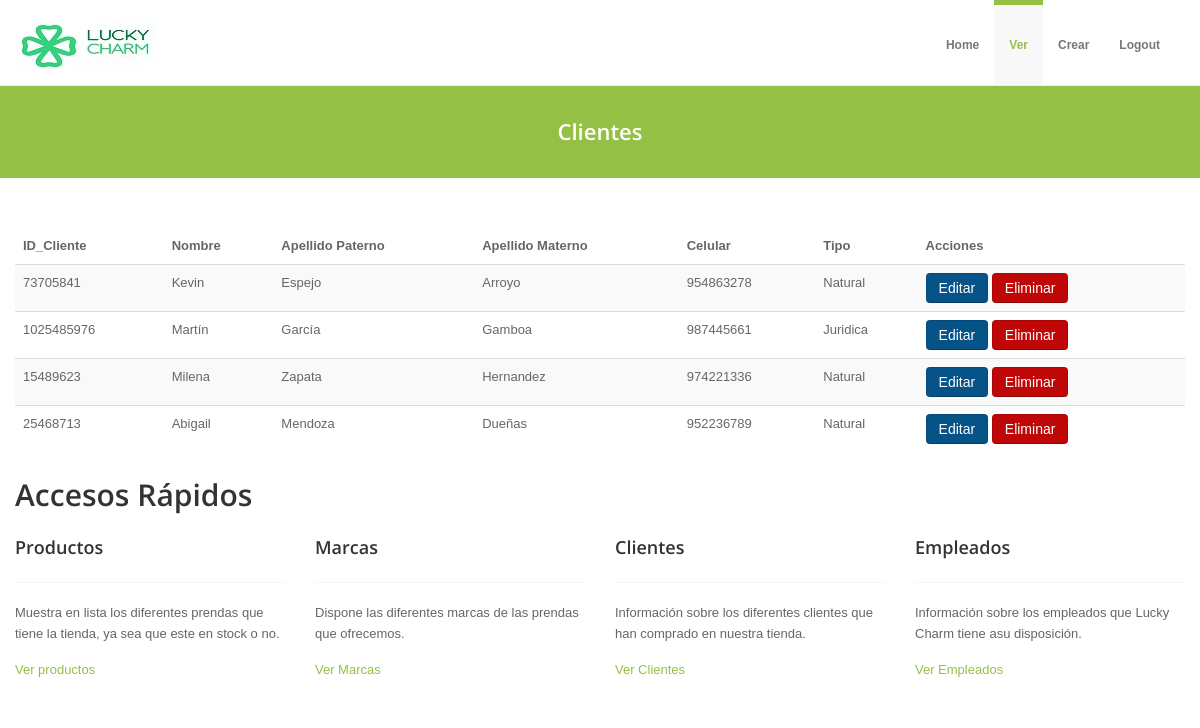
Screenshot of /clientes with the database file from the repository.
### Tienda/models.py (models this page shows, shortened)
class cliente(models.Model):
    iden_cli= models.CharField(max_length=10)
    nombre= models.CharField(max_length=20)
    apell_pat= models.CharField(max_length=20)
    apell_mat= models.CharField(max_length=20)
    celular= models.CharField(max_length=9)
    NATURAL= 'Natural'
    JURIDICA= 'Juridica'
    TIPO = ((NATURAL, 'Natural'),(JURIDICA, 'Juridica'))
    tipo= models.CharField(max_length=8, choices=TIPO)

### Tienda/views.py (the view)
# urls.py: path('clientes',clientelist.as_view(), name='Clientes'),
class clientelist(ListView):
    model= cliente
    template_name= 'clientes.html'

### Tienda/templates/clientes.html (shortened to what this page needs)
{% extends "basever.html" %}
{% block t %} Clientes {% endblock %}
{% block content %}
<div class="table-responsive">
    <table class="table table-striped table-sm">
      <thead>
        <tr>
          <th>ID_Cliente</th>
          <th>Nombre</th>
          <th>Apellido Paterno</th>
          <th>Apellido Materno</th>
          <th>Celular</th>
          <th>Tipo</th>
          <th>Acciones</th>
        </tr>
      </thead>
      <tbody>
        {% if object_list %}
        {% for c in object_list %}
        <tr>
          <td>{{c.iden_cli}}</td>
          <td>{{c.nombre}}</td>
          <td>{{c.apell_pat}}</td>
          <td>{{c.apell_mat}}</td>
          <td>{{c.celular}}</td>
          <td>{{c.tipo}}</td>
          <td>
            <a class="btn btn-primary" href="{% url 'Clienteseditar' c.id %}">Editar</a>
            <a class="btn btn-danger" href="{% url 'Clienteseliminar' c.id %}">Eliminar</a>
          </td>
        </tr>
        {% endfor %}
        {% else %}
        <h1>
            No hay registros
        </h1>
        {% endif %}
      </tbody>
    </table>
  </div>
{% endblock %}

### Tienda/static/color/default.css (style rules this page uses)
a { color: #94c045; }

### Tienda/static/css/overwrite.css (style rules this page uses)
body { margin: 0; font-family: Tahoma, Arial, sans-serif; font-size: 13px; line-height: 1.6em; color: #666; background-color: #ffffff; }
a { color: #0088cc; text-decoration: none; }
.btn { display: inline-block; *display: inline; *zoom: 1; padding: 4px 12px; margin-bottom: 0; font-size: 14px; line-height: 20px; text-align: center; vertical-align: middle; cursor: pointer; color: #333333; text-shadow: 0 1px 1px rgba(255, 255, 255, 0.75); background-color: #f5f5f5; border-color: #e6e6e6 #e6e6e6 #bfbfbf; border-color: rgba(0, 0, 0, 0.1) rgba(0, 0, 0, 0.1) rgba(0, 0, 0, 0.25); *background-color: #e6e6e6; filter: progid:DXImageTransform.Microsoft.gradient(enabled = false); border: 1px solid #bbbbbb; *border: 0; border-bottom-color: #a2a2a2; *margin-left: .3em; -webkit-box-shadow: none; -moz-box-shadow: none; box-shadow: none; }
.btn:first-child { *margin-left: 0; }
.btn-primary { color: #ffffff; text-shadow: none; background-color: #065388; *background-color: #065388; background-image: -moz-linear-gradient(top, #065388, #065388); background-image: -webkit-gradient(linear, 0 0, 0 100%, from(#065388), to(#065388)); background-image: -webkit-linear-gradient(top, #065388, #065388); background-image: -o-linear-gradient(top, #065388, #065388); background-image: linear-gradient(to bottom, #065388, #065388); background-repeat: repeat-x; border-color: #065388 #065388 #065388; border-color: rgba(0, 0, 0, 0.1) rgba(0, 0, 0, 0.1) rgba(0, 0, 0, 0.25); filter: progid:DXImageTransform.Microsoft.gradient(startColorstr='#ff065388', endColorstr='#ff065388', GradientType=0); filter: progid:DXImageTransform.Microsoft.gradient(enabled=false); }
.btn-danger { color: #ffffff; text-shadow: none; background-color: #bf0707; *background-color: #bf0707; background-image: -moz-linear-gradient(top, #bf0707, #bf0707); background-image: -webkit-gradient(linear, 0 0, 0 100%, from(#bf0707), to(#bf0707)); background-image: -webkit-linear-gradient(top, #bf0707, #bf0707); background-image: -o-linear-gradient(top, #bf0707, #bf0707); background-image: linear-gradient(to bottom, #bf0707, #bf0707); background-repeat: repeat-x; border-color: #bf0707 #bf0707 #bf0707; border-color: rgba(0, 0, 0, 0.1) rgba(0, 0, 0, 0.1) rgba(0, 0, 0, 0.25); filter: progid:DXImageTransform.Microsoft.gradient(startColorstr='#ffbf0707', endColorstr='#ffbf0707', GradientType=0); filter: progid:DXImageTransform.Microsoft.gradient(enabled=false); }

### rows the page displays
cliente: iden_cli "73705841", nombre "Kevin", apell_pat "Espejo", apell_mat "Arroyo", celular "954863278", tipo "Natural"
cliente: iden_cli "1025485976", nombre "Martín", apell_pat "García", apell_mat "Gamboa", celular "987445661", tipo "Juridica"
cliente: iden_cli "15489623", nombre "Milena", apell_pat "Zapata", apell_mat "Hernandez", celular "974221336", tipo "Natural"
cliente: iden_cli "25468713", nombre "Abigail", apell_pat "Mendoza", apell_mat "Dueñas", celular "952236789", tipo "Natural"
